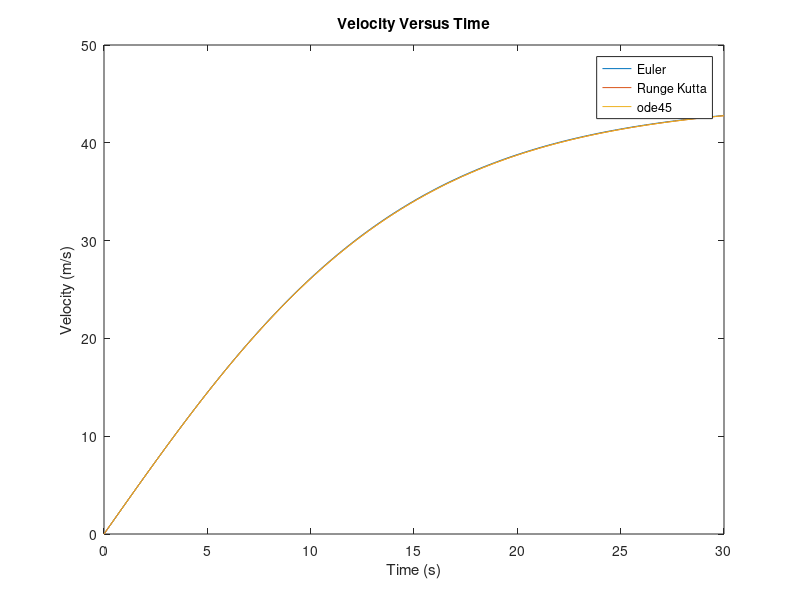
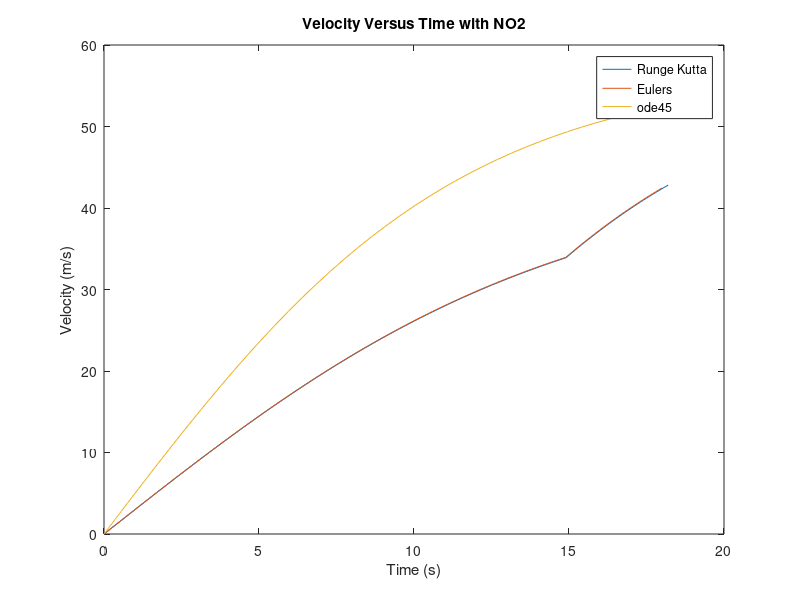
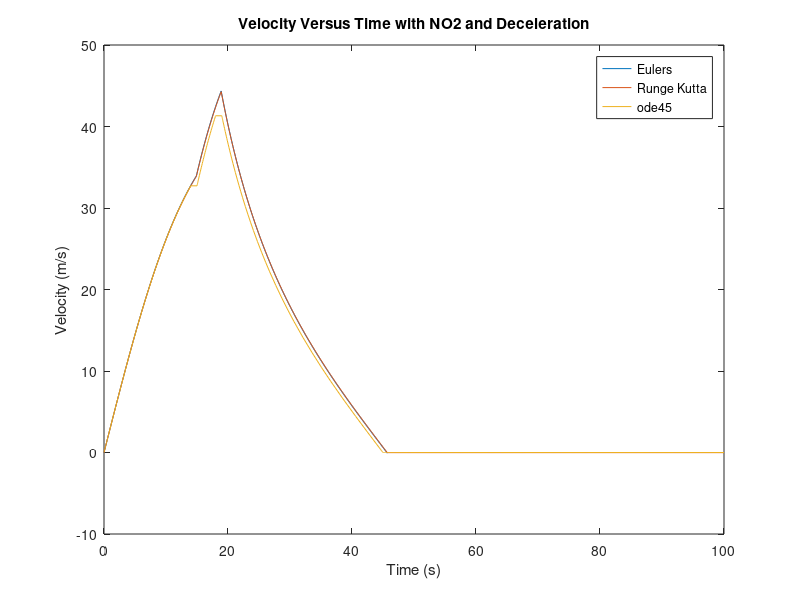

MATLAB code for these plots, in order: (Note: this script raises an error after producing the figures.)
%%%%%%%%%%%%%%%%%%%%%%%%%%%%%%%%%%%%%%%%%%%%%%%%%%%%%%%%%%%%%%%%%%%%%%%%%%%
% CODE CHALLENGE 9 - Integrating Forward in Time with ODE45
% 
% The purpose of this challenge is to solve for a car's velocity with
% respect to time. We will use the built-n ODE 45 function to solve
% over 30 seconds with varying accelerations. Three parts will include
% accelerating with gas, N2O, and braking until the car comes to a stop.
%
% This code should also incorporate your previous integration methods from
% the previous coding challenges, so you can compare side-by-side the
% accuracies of the methods.
%
% Please ZIP and upload your team's script(s) and figures to Canvas to 
% complete the challenge.
% 
% STUDENT TEAMMATES
% 1. Johnathan Tucker
% 2. Daniel Denton
% 3.
% 4.
%
% CHALLENGE AUTHORS
% Torin Clark, Melinda Zavala, Justin Fay, John Jackson
%%%%%%%%%%%%%%%%%%%%%%%%%%%%%%%%%%%%%%%%%%%%%%%%%%%%%%%%%%%%%%%%%%%%%%%%%%%
%% Housekeeping
clearvars
close all
clc

%% Given Variables

Cd   = 0.5;   % coefficient of drag
rho  = 1.225; % density of air at sea level, at 15C (kg/m^3)
aGas = 3;     % acceleration with gas (m/s^2)
aN2O = 5;     % acceleration with NO2 (m/s^2)
aB   = -1;    % braking acceleration (m/s^2)
Ar   = 4;     % frontal area of vehicle (m^2)
m    = 800;   % kg

%% Part 1: Acceleration
% Solve for the acceleration with gas for the first 15 seconds
% Function: dv/dt = a(t) - (1/2)*(1/m)*Cd*rho*A*v(t)^2 (second component is
% equation for drag)

% IMPORTANT:
% Your code should run 4th order RK along with Euler's method, so you can
% compare the two. Use your Euler method code from the previous coding
% challenge to avoid re-writting Euler's method.
h = 0.1;
v(1,1) = 0;
time = 0:.1:30;
a_part1 = 3;
for i = 2:length(time)
    v(1,i) = v(1,i-1) + h*((a_part1 - (1/2)*(Ar/m)*Cd*rho*v(1,i-1)^2));
end
% Initialize acceleration function for only gas
a_gas = @(t,v) aGas - (1/2)*(1./m).*Cd.*rho.*Ar.*v.^2;
v_r_1(1,1) = 0;
time_r_1 = 0:0.1:30;
for i = 2:length(time_r_1)
    k_1 = a_gas(time_r_1(1,i-1),v_r_1(1,i-1));
    k_2 = a_gas(time_r_1(1,i-1) + h/2, v_r_1(1,i-1) + k_1*h/2);
    k_3 = a_gas(time_r_1(1,i-1) + h/2, v_r_1(1,i-1) + k_2*h/2);
    k_4 = a_gas(time_r_1(1,i-1) + h, v_r_1(1,i-1) + k_3*h);
    v_r_1(1,i) = v_r_1(1,i-1) + (h/6)*(k_1 +2*k_2 + 2*k_3 +k_4);
end
tspan_1 = [0 30];
[t_1, y_1] = ode45(a_gas, tspan_1, 0);
figure(1)
plot(time, v)
hold on
plot(time_r_1, v_r_1)
hold on
plot(t_1,y_1)
xlabel('Time (s)')
ylabel('Velocity (m/s)')
title('Velocity Versus Time')
legend('Euler', 'Runge Kutta', 'ode45')
%% Part 2: N20
% If press N20 pedal from t = 15-18 seconds. Plot until t = 18.
v2(1,1) = 0;
a_part2 = 5;
time_part2 = 0:.1:18;
for i = 2:length(time)
    if time(i) < 15
        v2(1,i) = v2(1,i-1) + h*((a_part1 - (1/2)*(Ar/m)*Cd*rho*v2(1,i-1)^2));
    else
        v2(1,i) = v2(1,i-1) + h*((a_part2 - (1/2)*(Ar/m)*Cd*rho*v2(1,i-1)^2));
    end
end
% Initialize acceleration function for N2O
a_N2O = @(t,v) aN2O - (1/2)*(1./m).*Cd.*rho.*Ar.*v.^2;
v_r_2(1,1) = 0;
time_r_2 = 0:0.1:30;
for i = 2:length(time_r_2)
    if time_r_2(1,i) < 15
        k_1 = a_gas(time_r_2(1,i-1),v_r_2(1,i-1));
        k_2 = a_gas(time_r_2(1,i-1) + h/2, v_r_2(1,i-1) + k_1*h/2);
        k_3 = a_gas(time_r_2(1,i-1) + h/2, v_r_2(1,i-1) + k_2*h/2);
        k_4 = a_gas(time_r_2(1,i-1) + h, v_r_2(1,i-1) + k_3*h);
        v_r_2(1,i) = v_r_2(1,i-1) + (h/6)*(k_1 +2*k_2 + 2*k_3 +k_4);
    else
        k_1 = a_N2O(time_r_2(1,i-1),v_r_2(1,i-1));
        k_2 = a_N2O(time_r_2(1,i-1) + h/2, v_r_2(1,i-1) + k_1*h/2);
        k_3 = a_N2O(time_r_2(1,i-1) + h/2, v_r_2(1,i-1) + k_2*h/2);
        k_4 = a_N2O(time_r_2(1,i-1) + h, v_r_2(1,i-1) + k_3*h);
        v_r_2(1,i) = v_r_2(1,i-1) + (h/6)*(k_1 +2*k_2 + 2*k_3 +k_4);
    end
end
tspan2 = [0 18];
[t_2,y_2] = ode45(a_N2O, tspan2, 0);
figure(2)
plot(time_r_2(1,1:183),v_r_2(1,1:183))
hold on
plot(time_part2(1,1:181),v2(1,1:181))
hold on
plot(t_2,y_2)
xlabel('Time (s)')
ylabel('Velocity (m/s)')
title('Velocity Versus Time with NO2')
legend('Runge Kutta', 'Eulers','ode45')

%% Part 3: deceleration
% Use accelertion value of -1 m/s^2, plot until v = 0 (could be > 30sec)
a_part3 = -1;
time_2 = 0:.1:100;
v3(1,1) = 0;
for i = 2:length(time_2)
    if time_2(i) < 15
        v3(1,i) = v3(1,i-1) + h*((a_part1 - (1/2)*(Ar/m)*Cd*rho*v3(1,i-1)^2));
    elseif time_2(i) > 14 && time_2(i) < 19
        v3(1,i) = v3(1,i-1) + h*((a_part2 - (1/2)*(Ar/m)*Cd*rho*v3(1,i-1)^2));
    else
        v3(1,i) = v3(1,i-1) + h*((a_part3 - (1/2)*(Ar/m)*Cd*rho*v3(1,i-1)^2));
    end
end
end_index = find(v3<0);
v3 = v3(1, 1:end_index(1,1));
time_2 = time_2(1,1:end_index(1,1));
% Initialize acceleration function for braking
a_brake = @(t,v) (aB - (1/2)*(1./m).*Cd.*rho.*Ar.*v.^2).*(v>0);
time_r_2 = 0:0.1:100;
for i = 2:length(time_r_2)
    if time_r_2(1,i) < 15
        k_1 = a_gas(time_r_2(1,i-1),v_r_2(1,i-1));
        k_2 = a_gas(time_r_2(1,i-1) + h/2, v_r_2(1,i-1) + k_1*h/2);
        k_3 = a_gas(time_r_2(1,i-1) + h/2, v_r_2(1,i-1) + k_2*h/2);
        k_4 = a_gas(time_r_2(1,i-1) + h, v_r_2(1,i-1) + k_3*h);
        v_r_2(1,i) = v_r_2(1,i-1) + (h/6)*(k_1 +2*k_2 + 2*k_3 +k_4);
    elseif time_r_2(1,i) > 14 && time_r_2(1,i) < 19
        k_1 = a_N2O(time_r_2(1,i-1),v_r_2(1,i-1));
        k_2 = a_N2O(time_r_2(1,i-1) + h/2, v_r_2(1,i-1) + k_1*h/2);
        k_3 = a_N2O(time_r_2(1,i-1) + h/2, v_r_2(1,i-1) + k_2*h/2);
        k_4 = a_N2O(time_r_2(1,i-1) + h, v_r_2(1,i-1) + k_3*h);
        v_r_2(1,i) = v_r_2(1,i-1) + (h/6)*(k_1 +2*k_2 + 2*k_3 +k_4);
    else
        k_1 = a_brake(time_r_2(1,i-1),v_r_2(1,i-1));
        k_2 = a_brake(time_r_2(1,i-1) + h/2, v_r_2(1,i-1) + k_1*h/2);
        k_3 = a_brake(time_r_2(1,i-1) + h/2, v_r_2(1,i-1) + k_2*h/2);
        k_4 = a_brake(time_r_2(1,i-1) + h, v_r_2(1,i-1) + k_3*h);
        v_r_2(1,i) = v_r_2(1,i-1) + (h/6)*(k_1 +2*k_2 + 2*k_3 +k_4);
    end
end
tspan3 = [19 100];
[t_1, y_1] = ode45(a_gas, [0 14], 0);
[t_2,y_2] = ode45(a_N2O, [15 18], y_1(end,1));
[t_3,y_3] = ode45(a_brake, tspan3, y_2(end,1));
t_total = [t_1 ; t_2; t_3];
y_total = [y_1; y_2; y_3];
figure(3)
plot(time_2,v3)
hold on
plot(time_r_2, v_r_2)
hold on
plot(t_total,y_total)
xlabel('Time (s)')
ylabel('Velocity (m/s)')
title('Velocity Versus Time with NO2 and Deceleration')
legend('Eulers', 'Runge Kutta', 'ode45')

%% Bonus: New Geo Metro
% You are an engineering intern working on a new low-drag profile for
% the next generation Geo Metro. You took a scale model of the car, put it
% in a wind tunnel, and collected data to determine the drag acting on the
% car at different speeds.

% This Geo Metro has a dynamic profile to reduce drag at high speeds.

% (1) Compute a fit for the drag vs. velocity data. You may use whichever
% formulation (linear, quadratic, etc.) that you think is appropriate.

% (2) Create an anonymous function to calculate the acceleration of the
% vehicle at a given velocity V.

% (3) Use ODE 45 to determine how long it takes the new Geo Metro to go
% from 0 to 60 miles per hour (mph)

% (4) Using the best estimate for the braking acceleration, how long would
% it take the Geo Metro to stop from 120 mph?

% (5) How long would it take the Geo Metro to come to a complete stop using
% air resistance alone? Does the car ever stop only due to air resistance
% with your model of drag?

ac_geo = 2; % m/s^2
ac_brake = [-0.75 -0.8 -0.79 -0.5 -0.71]; % Results from different trials

load('aeromats')
figure(4)
plot(v_test, drag_noisy, '*');
xlabel('Air Velocity (s)')
ylabel('Measured Drag (m/s$^2$)')
grid on;
title('Air Drag vs. Air Velocity')
hold on;





